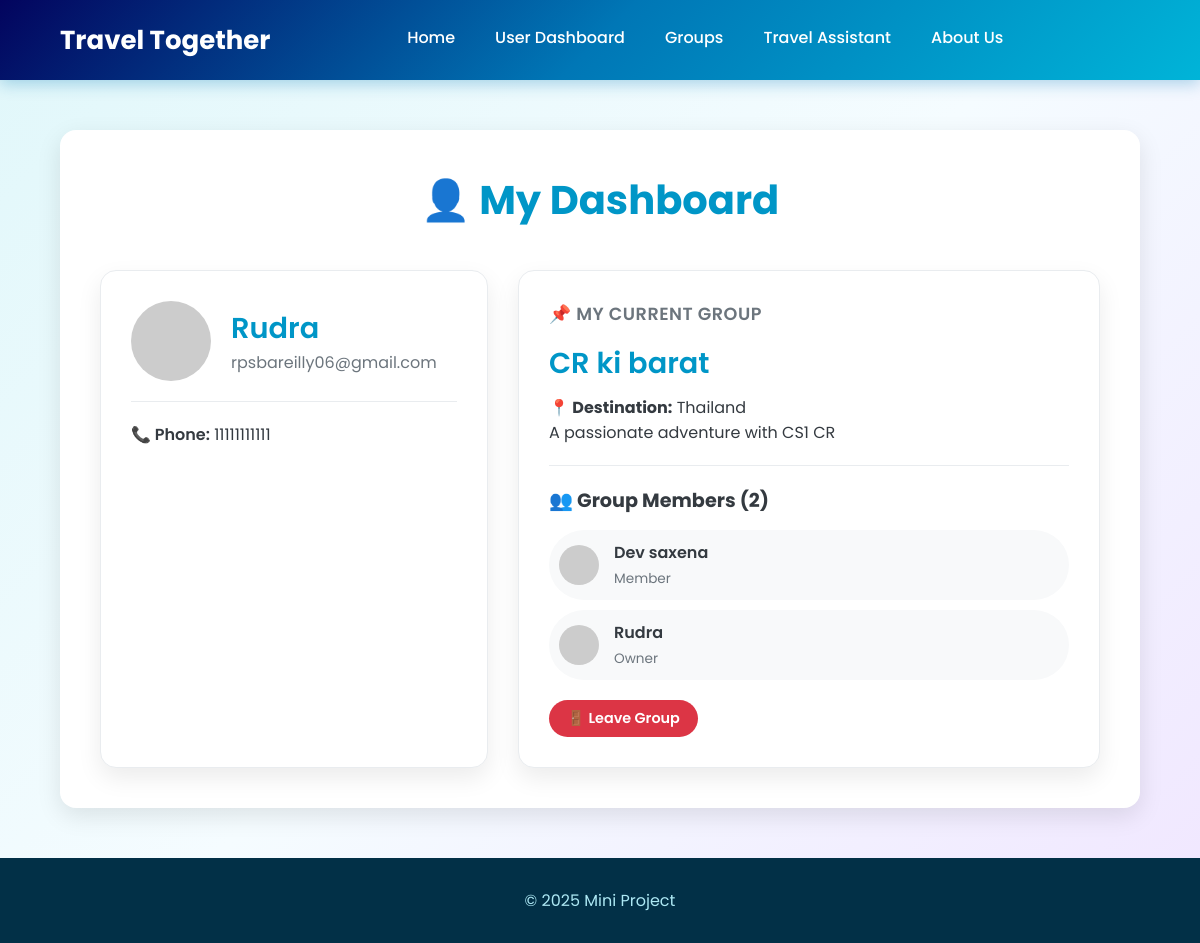
Page /user (signed in) on the committed database.
### tables this page shows
CREATE TABLE Users (
        userid TEXT PRIMARY KEY,
        username TEXT UNIQUE NOT NULL,
        password TEXT NOT NULL,
        email TEXT UNIQUE NOT NULL,
        phone_no TEXT UNIQUE,
        gender TEXT CHECK(gender IN ('Male', 'Female', 'Other')),
        marital_status TEXT CHECK(marital_status IN ('Single', 'Married', 'Divorced', 'Widowed')),
        bio TEXT,
        current_group_id TEXT,
        is_group_owner BOOLEAN DEFAULT FALSE,
        created_at TEXT DEFAULT CURRENT_TIMESTAMP,
        FOREIGN KEY (current_group_id) REFERENCES Groups (group_id) ON DELETE SET NULL
    );

CREATE TABLE Groups (
        group_id TEXT PRIMARY KEY,
        group_name TEXT NOT NULL,
        group_description TEXT,
        group_type TEXT NOT NULL CHECK(group_type IN ('Public', 'Private')),
        owner_id TEXT NOT NULL,
        destination_id TEXT,
        member_count INTEGER DEFAULT 1,
        max_members INTEGER DEFAULT 50,
        created_at TEXT DEFAULT CURRENT_TIMESTAMP,
        FOREIGN KEY (owner_id) REFERENCES Users (userid) ON DELETE CASCADE,
        FOREIGN KEY (destination_id) REFERENCES Destinations (destination_id) ON DELETE SET NULL
    );

CREATE TABLE Destinations (
        destination_id TEXT PRIMARY KEY,
        destination_name TEXT UNIQUE NOT NULL,
        country TEXT NOT NULL
    );

CREATE TABLE GroupMembers (
        member_id TEXT PRIMARY KEY,
        group_id TEXT NOT NULL,
        user_id TEXT NOT NULL,
        username TEXT NOT NULL,
        join_status TEXT DEFAULT 'Approved' CHECK(join_status IN ('Pending', 'Approved', 'Rejected', 'Blocked')),
        joined_at TEXT DEFAULT CURRENT_TIMESTAMP,
        role TEXT DEFAULT 'Member' CHECK(role IN ('Owner', 'Admin', 'Member')),
        FOREIGN KEY (group_id) REFERENCES Groups (group_id) ON DELETE CASCADE,
        FOREIGN KEY (user_id) REFERENCES Users (userid) ON DELETE CASCADE,
        UNIQUE(group_id, user_id)
    );

### app.py (the view)
@app.route('/user')
def user():
    conn, user_data = validate_user_session()
    if not user_data:
        return redirect("/auth")
    group_data = None
    members = []
    if user_data['current_group_id']:
        group_data = database.get_user_group(user_data['userid'])
        if group_data:
            members = database.get_group_members(group_data['group_id'])
    conn.close()
    return render_template("user.html", user=user_data, group=group_data, members=members)

### app.py (called while the page is built)
def validate_user_session():
    username = session.get("username")
    if not username:
        return None, None # No user in session
    conn = database.get_db_connection()
    user = conn.execute("SELECT * FROM Users WHERE username=?", (username,)).fetchone()
    if not user:
        session.pop("username", None)
        flash("Your session was invalid. Please log in again.", "warning")
        conn.close()
        return None, None
    return conn, user

### database.py (called while the page is built)
def get_db_connection():
    conn = sqlite3.connect('travel_together.db')
    conn.row_factory = sqlite3.Row
    conn.execute("PRAGMA foreign_keys = ON;")
    return conn

def get_user_group(user_id):
    conn = get_db_connection()
    group = conn.execute("""
        SELECT g.*, d.destination_name FROM Groups g
        LEFT JOIN Destinations d ON g.destination_id = d.destination_id
        JOIN Users u ON g.group_id = u.current_group_id
        WHERE u.userid = ?
    """, (user_id,)).fetchone()
    conn.close()
    return group

def get_group_members(group_id):
    conn = get_db_connection()
    members = conn.execute("""
        SELECT u.username, u.email, u.phone_no, gm.role, gm.joined_at
        FROM GroupMembers gm
        JOIN Users u ON gm.user_id = u.userid
        WHERE gm.group_id = ?
        ORDER BY gm.role, gm.joined_at
    """, (group_id,)).fetchall()
    conn.close()
    return members

### templates/user.html (shortened to what this page needs)
<!DOCTYPE html>
<html lang="en">
<head>
    <link rel="stylesheet" href="/static/style.css">
</head>
<body>
    <header class="navbar">
        <div class="logo">
            <p>Travel Together</p>
        </div>
        <nav class="nav-links" id="nav-links">
            <a href="/home">Home</a>
            <a href="/user">User Dashboard</a>
            <a href="/groups">Groups</a>
            <a href="/travel">Travel Assistant</a>
            <a href="/about">About Us</a>
        </nav>
    </header>
    <main>
        <div class="dashboard-container">
            <h2>👤 My Dashboard</h2>
            <div class="dashboard-grid">
                <div class="dashboard-card user-profile-card">
                    <div class="profile-header">
                        <img src="https://placehold.co/80x80/00b4d8/FFFFFF?text={{ user['username'][0]|upper }}" alt="User Avatar" class="profile-avatar">
                        <div class="profile-info">
                            <strong>{{ user['username'] }}</strong>
                            <span>{{ user['email'] }}</span>
                        </div>
                    </div>
                    <div class="profile-details">
                        {% if user['phone_no'] %}<span><strong>📞 Phone:</strong> {{ user['phone_no'] }}</span>{% endif %}
                    </div>
                </div>
                <div class="dashboard-card current-group-card">
                    {% if group %}
                        <h3>📌 My Current Group</h3>
                        <h4>{{ group['group_name'] }}</h4>
                        <p><strong>📍 Destination:</strong> {{ group['destination_name'] or 'Not Set' }}</p>
                        <p class="group-description">{{ group['group_description'] or "No description provided." }}</p>
                        <hr>
                        <h5>👥 Group Members ({{ group['member_count'] }})</h5>
                        <ul class="group-members-list">
                            {% for member in members %}
                                <li class="member-item">
                                    <img src="https://placehold.co/40x40/ade8f4/333333?text={{ member['username'][0]|upper }}" alt="Member Avatar">
                                    <div class="member-info">
                                        <strong>{{ member['username'] }}</strong>
                                        <span>{{ member['role'] }}</span>
                                    </div>
                                </li>
                            {% endfor %}
                        </ul>
                        <a href="/groups/leave" class="btn delete-btn" style="margin-top: 20px;">🚪 Leave Group</a>
                    {% else %}
                        <div class="no-group-info">
                            <h3>You are not in a group yet!</h3>
                            <p>Join an existing travel group or create your own to start your next adventure.</p>
                            <a href="/groups" class="btn join-btn" style="margin-top: 10px;">Find a Group</a>
                        </div>
                    {% endif %}
                </div>
            </div>
        </div>
    </main>
    <footer>
        <p>© 2025 Mini Project</p>
    </footer>
</body>
</html>

### static/style.css (style rules this page uses)
:root { --primary-color: #0096c7; --secondary-color: #00b4d8; --accent-color: #ff8c42; --background-color: #f8f9fa; --text-color: #343a40; --card-bg: #ffffff; --light-gray: #e9ecef; --border-radius: 16px; --shadow: 0 8px 25px rgba(0, 0, 0, 0.1); }
* { margin: 0; padding: 0; box-sizing: border-box; font-family: 'Poppins', sans-serif; }
body { display: flex; flex-direction: column; min-height: 100vh; color: var(--text-color); background-color: #e9f5f9; background-image: linear-gradient(135deg, #e0f7fa 0%, #f5fcff 50%, #f0e6ff 100%); background-attachment: fixed; background-size: cover; }
main { flex-grow: 1; }
hr { border: none; height: 1px; background-color: var(--light-gray); margin: 20px 0; }
.navbar { display: flex; justify-content: space-between; align-items: center; width: 100%; padding: 0 5%; height: 80px; background: linear-gradient(135deg, #03045e, #0077b6, #00b4d8); color: white; box-shadow: 0 4px 15px rgba(0, 119, 182, 0.3); position: relative; z-index: 100; }
.logo { font-size: 26px; font-weight: 700; }
.nav-links { display: flex; gap: 40px; align-items: center; }
.nav-links a { color: white; text-decoration: none; font-size: 16px; font-weight: 500; padding-bottom: 5px; position: relative; transition: color 0.3s; }
.nav-links a::after { content: ''; position: absolute; bottom: 0; left: 0; width: 0; height: 2px; background-color: var(--accent-color); transition: width 0.3s ease-out; }
.btn { display: inline-flex; align-items: center; gap: 8px; padding: 8px 18px; border-radius: 50px; font-weight: 600; font-size: 0.9rem; text-decoration: none; border: none; cursor: pointer; transition: all 0.3s ease; }
.delete-btn { background: #dc3545; color: white; }
.groups-container, .dashboard-container { width: 90%; max-width: 1200px; margin: 50px auto; padding: 40px; background: var(--card-bg); box-shadow: var(--shadow); border-radius: var(--border-radius); }
.groups-container h2, .dashboard-container h2 { margin-bottom: 40px; color: var(--primary-color); text-align: center; font-size: 2.5rem; }
.dashboard-card { background: var(--card-bg); border-radius: var(--border-radius); padding: 30px; box-shadow: 0 10px 25px rgba(0,0,0,0.08); border: 1px solid var(--light-gray); height: 100%; }
.dashboard-grid { display: grid; grid-template-columns: 1fr 1.5fr; gap: 30px; align-items: flex-start; }
.user-profile-card .profile-header { display: flex; align-items: center; gap: 20px; padding-bottom: 20px; margin-bottom: 20px; border-bottom: 1px solid var(--light-gray); }
.profile-avatar { width: 80px; height: 80px; border-radius: 50%; object-fit: cover; }
.profile-info strong { font-size: 1.8rem; font-weight: 600; color: var(--primary-color); display: block; }
.profile-info span { color: #6c757d; font-size: 1rem; }
.profile-details span { display: block; margin-bottom: 12px; font-size: 1rem; }
.profile-details span strong { font-weight: 600; color: var(--text-color); }
.current-group-card h3 { font-size: 1.1rem; font-weight: 600; text-transform: uppercase; color: #6c757d; letter-spacing: 0.5px; margin-bottom: 15px; }
.current-group-card h4 { font-size: 1.8rem; font-weight: 600; color: var(--primary-color); margin-bottom: 10px; }
.current-group-card h5 { font-size: 1.2rem; margin-bottom: 15px; color: var(--text-color); }
.group-members-list { list-style: none; padding: 0; display: flex; flex-direction: column; gap: 10px; }
.member-item { display: flex; align-items: center; gap: 15px; padding: 10px; border-radius: 50px; background: #f8f9fa; transition: background 0.3s; }
.member-item img { width: 40px; height: 40px; border-radius: 50%; }
.member-info strong { display: block; font-weight: 600; }
.member-info span { font-size: 0.85rem; color: #6c757d; }
footer { background-color: #023047; color: #ade8f4; text-align: center; padding: 30px; margin-top: auto; }

### rows in the picture
Users: username "Rudra", email "rpsbareilly06@gmail.com", phone_no "11111111111"
Groups: group_name "CR ki barat", group_description "A passionate adventure with CS1 CR", member_count "2"
Destinations: destination_name "Thailand"
GroupMembers: username "Dev saxena", role "Member"
GroupMembers: username "Rudra", role "Owner"
